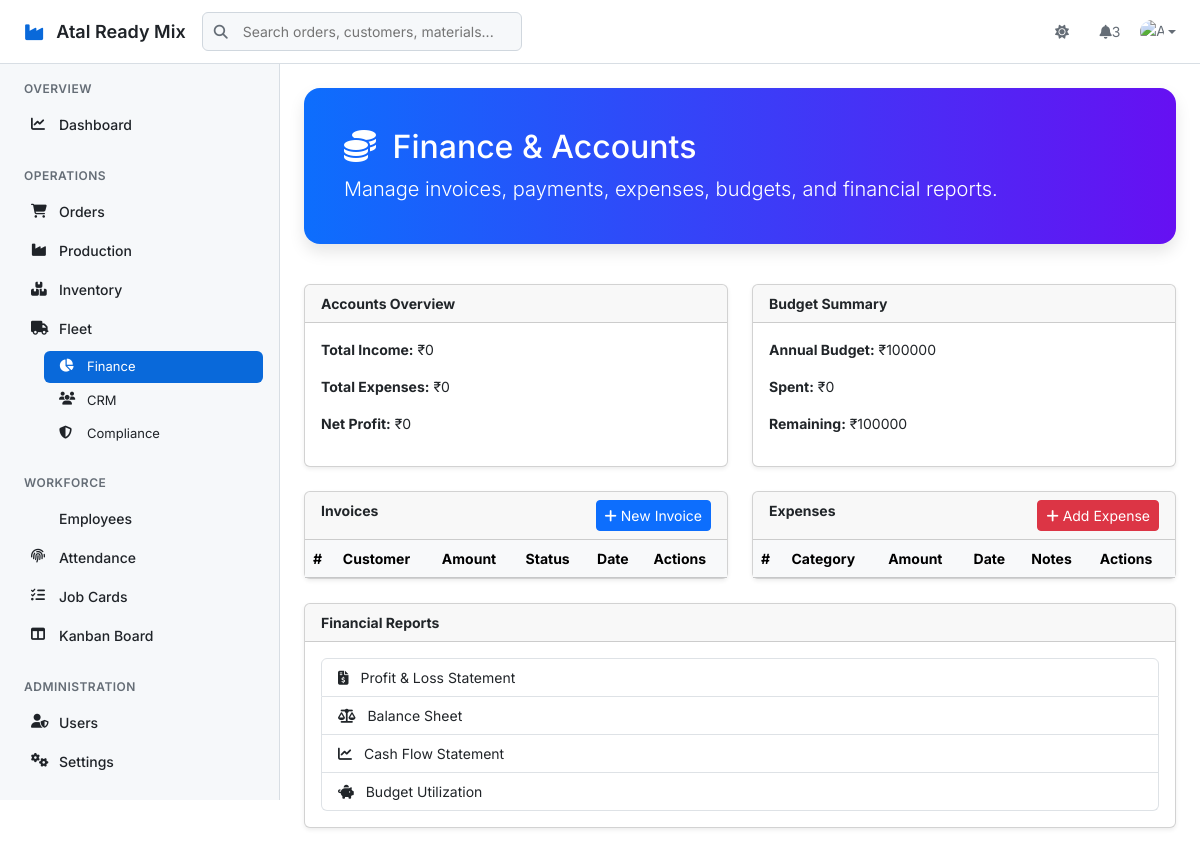
Before: /erp/finance (signed in) with the older database file.
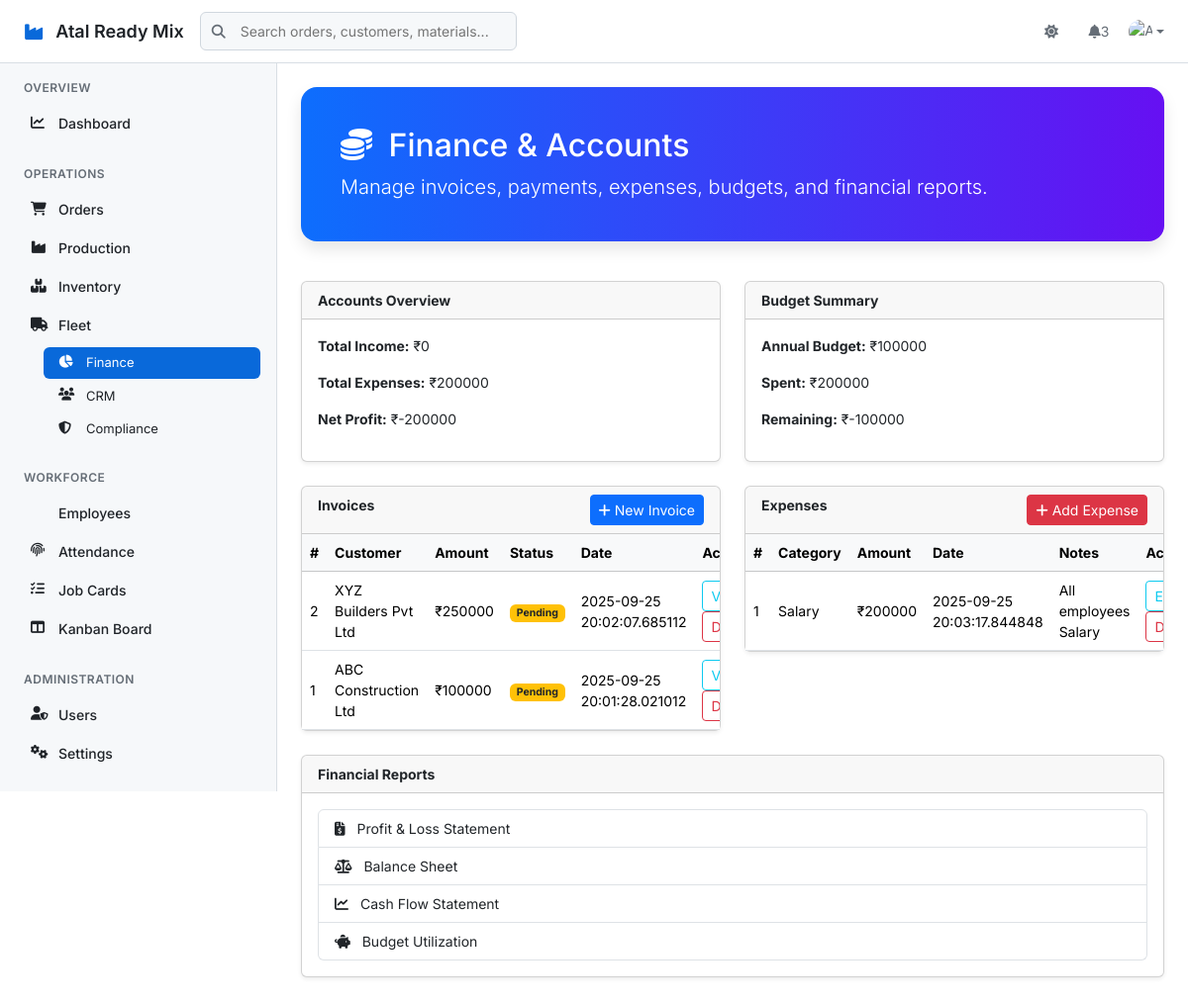
After: the same page with the newer database file.
### tables this page shows
CREATE TABLE Invoices (
            InvoiceID INTEGER PRIMARY KEY AUTOINCREMENT,
            CustomerID INTEGER,
            Amount DECIMAL(10,2),
            DueDate DATE,
            Status TEXT DEFAULT 'Pending',
            Date DATETIME DEFAULT CURRENT_TIMESTAMP,
            FOREIGN KEY (CustomerID) REFERENCES Customers(CustomerID)
        );

CREATE TABLE Customers (
    CustomerID INTEGER PRIMARY KEY AUTOINCREMENT,
    CustomerName TEXT,
    Address TEXT,
    Phone TEXT,
    Email TEXT
);

CREATE TABLE Expenses (
            ExpenseID INTEGER PRIMARY KEY AUTOINCREMENT,
            Category TEXT,
            Amount DECIMAL(10,2),
            Date DATETIME DEFAULT CURRENT_TIMESTAMP,
            Notes TEXT
        );

### app.py (the view)
@app.route('/erp/finance')
@login_required
def erp_finance():
    conn = get_db_connection()
    conn.execute('''
        CREATE TABLE IF NOT EXISTS Invoices (
            InvoiceID INTEGER PRIMARY KEY AUTOINCREMENT,
            CustomerID INTEGER,
            Amount DECIMAL(10,2),
            DueDate DATE,
            Status TEXT DEFAULT 'Pending',
            Date DATETIME DEFAULT CURRENT_TIMESTAMP,
            FOREIGN KEY (CustomerID) REFERENCES Customers(CustomerID)
        )
    ''')
    conn.execute('''
        CREATE TABLE IF NOT EXISTS Expenses (
            ExpenseID INTEGER PRIMARY KEY AUTOINCREMENT,
            Category TEXT,
            Amount DECIMAL(10,2),
            Date DATETIME DEFAULT CURRENT_TIMESTAMP,
            Notes TEXT
        )
    ''')
    try:
        total_income = conn.execute('SELECT COALESCE(SUM(Amount), 0) as total FROM Invoices WHERE Status = "Paid"').fetchone()['total']
        total_expenses = conn.execute('SELECT COALESCE(SUM(Amount), 0) as total FROM Expenses').fetchone()['total']
    except:
        total_income = 0
        total_expenses = 0
    net_profit = total_income - total_expenses
    customers = conn.execute('SELECT CustomerID, CustomerName as Name FROM Customers').fetchall()
    try:
        invoices = conn.execute('SELECT i.*, c.CustomerName FROM Invoices i JOIN Customers c ON i.CustomerID = c.CustomerID ORDER BY i.Date DESC LIMIT 10').fetchall()
        expenses = conn.execute('SELECT * FROM Expenses ORDER BY Date DESC LIMIT 10').fetchall()
    except:
        invoices = []
        expenses = []
    conn.close()
    return render_template('erp/finance.html',
        total_income=total_income, total_expenses=total_expenses, net_profit=net_profit,
        annual_budget=100000, budget_spent=total_expenses, budget_remaining=100000-total_expenses,
        customers=customers, invoices=invoices, expenses=expenses
    )

### app.py (called while the page is built)
def get_db_connection():
    conn = sqlite3.connect(DATABASE, timeout=10)
    conn.row_factory = sqlite3.Row
    return conn

def login_required(f):
    @wraps(f)
    def decorated_function(*args, **kwargs):
        if 'user_id' not in session:
            return redirect(url_for('login'))
        return f(*args, **kwargs)
    return decorated_function

### templates/erp/finance.html (shortened to what the changed rows need)
{% extends "base.html" %}
{% block content %}
<div class="main-header">
    <h2><i class="fas fa-coins me-2"></i> Finance & Accounts</h2>
</div>
<div class="row">
    <div class="col-md-6">
        <div class="card mb-4 shadow-sm">
            <div class="card-body">
                <p><strong>Total Income:</strong> ₹{{ total_income }}</p>
                <p><strong>Total Expenses:</strong> ₹{{ total_expenses }}</p>
                <p><strong>Net Profit:</strong> ₹{{ net_profit }}</p>
            </div>
        </div>
    </div>
    <div class="col-md-6">
        <div class="card mb-4 shadow-sm">
            <div class="card-body">
                <p><strong>Annual Budget:</strong> ₹{{ annual_budget }}</p>
                <p><strong>Spent:</strong> ₹{{ budget_spent }}</p>
                <p><strong>Remaining:</strong> ₹{{ budget_remaining }}</p>
            </div>
        </div>
    </div>
</div>
<div class="row">
    <div class="col-lg-6">
        <div class="card mb-4 shadow-sm">
            <div class="card-body p-0">
                <div class="table-responsive">
                    <table class="table table-hover mb-0">
                        <thead class="table-light">
                            <tr>
                                <th>#</th>
                                <th>Customer</th>
                                <th>Amount</th>
                                <th>Status</th>
                                <th>Date</th>
                                <th>Actions</th>
                            </tr>
                        </thead>
                        <tbody>
                            {% for invoice in invoices %}
                            <tr>
                                <td>{{ invoice.InvoiceID }}</td>
                                <td>{{ invoice.CustomerName }}</td>
                                <td>₹{{ invoice.Amount }}</td>
                                <td>
                                    {% if invoice.Status == 'Paid' %}
                                        <span class="badge bg-success">Paid</span>
                                    {% else %}
                                        <span class="badge bg-warning text-dark">Pending</span>
                                    {% endif %}
                                </td>
                                <td>{{ invoice.Date }}</td>
                                <td>
                                    <button class="btn btn-sm btn-outline-info">View</button>
                                    <button class="btn btn-sm btn-outline-danger">Delete</button>
                                </td>
                            </tr>
                            {% endfor %}
                        </tbody>
                    </table>
                </div>
            </div>
        </div>
    </div>
    <div class="col-lg-6">
        <div class="card mb-4 shadow-sm">
            <div class="card-body p-0">
                <div class="table-responsive">
                    <table class="table table-hover mb-0">
                        <thead class="table-light">
                            <tr>
                                <th>#</th>
                                <th>Category</th>
                                <th>Amount</th>
                                <th>Date</th>
                                <th>Notes</th>
                                <th>Actions</th>
                            </tr>
                        </thead>
                        <tbody>
                            {% for expense in expenses %}
                            <tr>
                                <td>{{ expense.ExpenseID }}</td>
                                <td>{{ expense.Category }}</td>
                                <td>₹{{ expense.Amount }}</td>
                                <td>{{ expense.Date }}</td>
                                <td>{{ expense.Notes }}</td>
                                <td>
                                    <button class="btn btn-sm btn-outline-info">Edit</button>
                                    <button class="btn btn-sm btn-outline-danger">Delete</button>
                                </td>
                            </tr>
                            {% endfor %}
                        </tbody>
                    </table>
                </div>
            </div>
        </div>
    </div>
</div>
{% endblock %}

Changed rows visible on the page:
added Invoices: InvoiceID "2", CustomerName "XYZ Builders Pvt Ltd", Amount "250000", Status "Pending", Date "2025-09-25 20:02:07.685112"
added Invoices: InvoiceID "1", CustomerName "ABC Construction Ltd", Amount "100000", Status "Pending", Date "2025-09-25 20:01:28.021012"
added Expenses: ExpenseID "1", Category "Salary", Amount "200000", Date "2025-09-25 20:03:17.844848", Notes "All employees Salary"
Other visible differences:
{{ total_expenses }}: "0" → "200000"
{{ net_profit }}: "0" → "-200000"
{{ budget_spent }}: "0" → "200000"
{{ budget_remaining }}: "100000" → "-100000"
